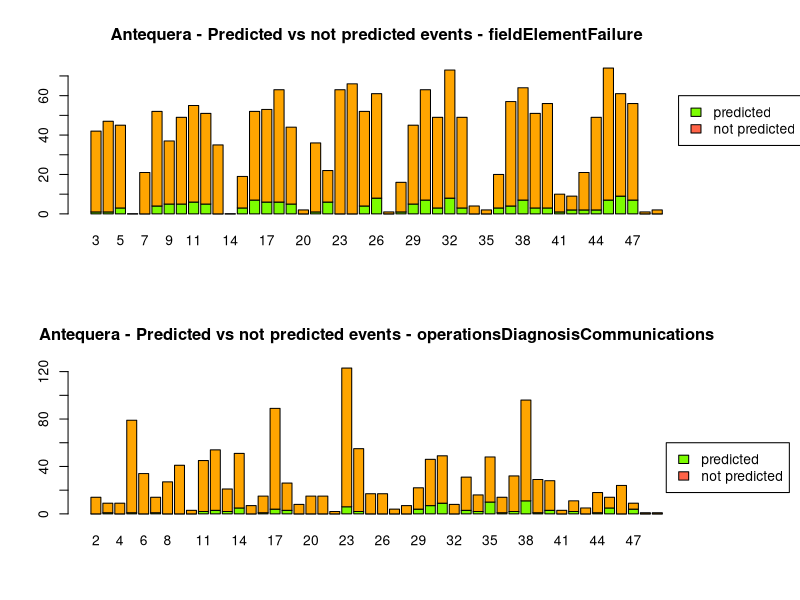
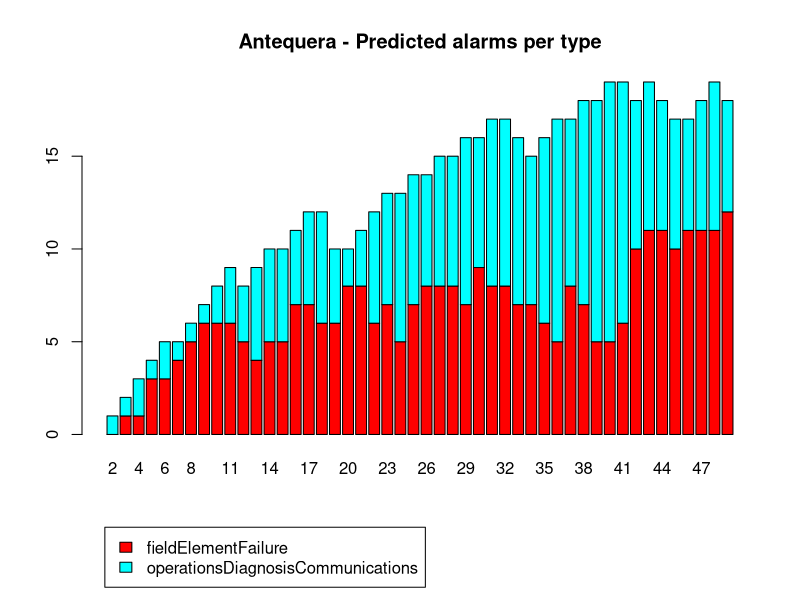

Write the R code that produced these figures, in order.
antequera_fired <- read.csv("fired_rules/antequera_timeline_out.txt", header= TRUE, sep=" ")
antequera_fired$accum <- antequera_fired$valid + antequera_fired$invalid

data <- antequera_fired[antequera_fired$alarm_type == "fieldElementFailure", ]
data <- antequera_fired[antequera_fired$time < 50,]
data <- data[with(data, order(time)), ]


days_types_plot <- function(data, name, title="Valid vs invalid predictions", path="graphs/fired_timelines", besid=FALSE) {
  dir.create(path, showWarnings = FALSE)
  filename <- paste(path,"/",name,"_pred_type_dist.png",sep="")
  types = levels(as.factor(data$alarm_type))
  numtyp = length(types)
  height = 1/numtyp
  png(filename, width=1000, height=300*numtyp, res=100)
  plot.new()
  #ord = 2*1:numtyp
  #ordd = ord - 1
  ord = (numtyp+1):(2*numtyp)
  ordd = 1:numtyp
  orders = cbind(ordd,ord)
  layout(orders, heights = rep(height,numtyp), widths=c(0.9,0.1))
  for(i in 1:numtyp) {
    stacks = NULL
    ns = data[data$alarm_type == types[i],]
    rownames(ns) <- ns$time
    day = factor(ns$time)
    stacks = rbind(stacks,ns$valid)
    stacks = rbind(stacks,ns$invalid)
    rownames(stacks) <- c("valid","invalid")
    colnames(stacks) <- ns$time
    barplot(stacks,col=c("lawngreen","tomato"), main=paste(name,title,types[i],sep=" - "), beside=besid)
    legend(60,15, c("right","wrong"), fill=c("lawngreen","tomato"), xpd=NA)
  }
  dev.off()
}

days_types_pred_fract <- function(data, name, title="Predicted vs not predicted events", path="graphs/fired_timelines", besid=FALSE) {
  dir.create(path, showWarnings = FALSE)
  filename <- paste(path,"/",name,"_pred_vs_notpred.png",sep="")
  types = levels(as.factor(data$alarm_type))
  numtyp = length(types)
  height = 1/numtyp
  png(filename, width=1000, height=300*numtyp, res=100)
  plot.new()
  #ord = 2*1:numtyp
  #ordd = ord - 1
  ord = (numtyp+1):(2*numtyp)
  ordd = 1:numtyp
  orders = cbind(ordd,ord)
  layout(orders, heights = rep(height,numtyp), widths=c(0.9,0.1))
  for(i in 1:numtyp) {
    stacks = NULL
    ns = data[data$alarm_type == types[i],]
    rownames(ns) <- ns$time
    day = factor(ns$time)
    ns$nonpred <- ns$real - ns$valid
    stacks = rbind(stacks,ns$valid)
    stacks = rbind(stacks,ns$nonpred)
    rownames(stacks) <- c("predicted","non predicted")
    colnames(stacks) <- ns$time
    barplot(stacks,col=c("lawngreen","orange"), main=paste(name,title,types[i],sep=" - "), beside=besid)
    legend(58,60, c("predicted","not predicted"), fill=c("lawngreen","tomato"), xpd=NA)
  }
  dev.off()
}

days_types_pred_fract(data,"Antequera")

pred_per_day_type <- function(data, name, title="Predicted alarms per type", path="graphs/fired_timelines", besid=FALSE) {
  dir.create(path, showWarnings = FALSE)
  filename <- paste(path,"/",name,"_firedalarmstimeline.png",sep="")
  types = levels(as.factor(data$alarm_type))
  numtyp = length(types)
  png(filename, width=1000, height=500, res=100)
  plot.new()
  layout(matrix(c(1,2)), heights=c(0.9,0.1))
  stacks = NULL
  alldays = data.frame(time = min(data$time):max(data$time))
  for(i in 1:numtyp) {
    ns = data[data$alarm_type == types[i],]
    ns <- merge(ns,alldays,by="time", all.y = TRUE)
    ns$alarm_type <- NULL
    ns[is.na(ns)] <- 0
    rownames(ns) <- ns$time
    stacks = rbind(stacks,ns$accum)
  }
  rownames(stacks) <- types
  colnames(stacks) <- alldays$time
  barplot(stacks,col=rainbow(numtyp), main=paste(name,title,sep=" - "), beside=besid)
  legend(0,-5, types, fill=rainbow(numtyp), xpd=NA)
  dev.off()
}

pred_per_day_type(data,"Antequera")